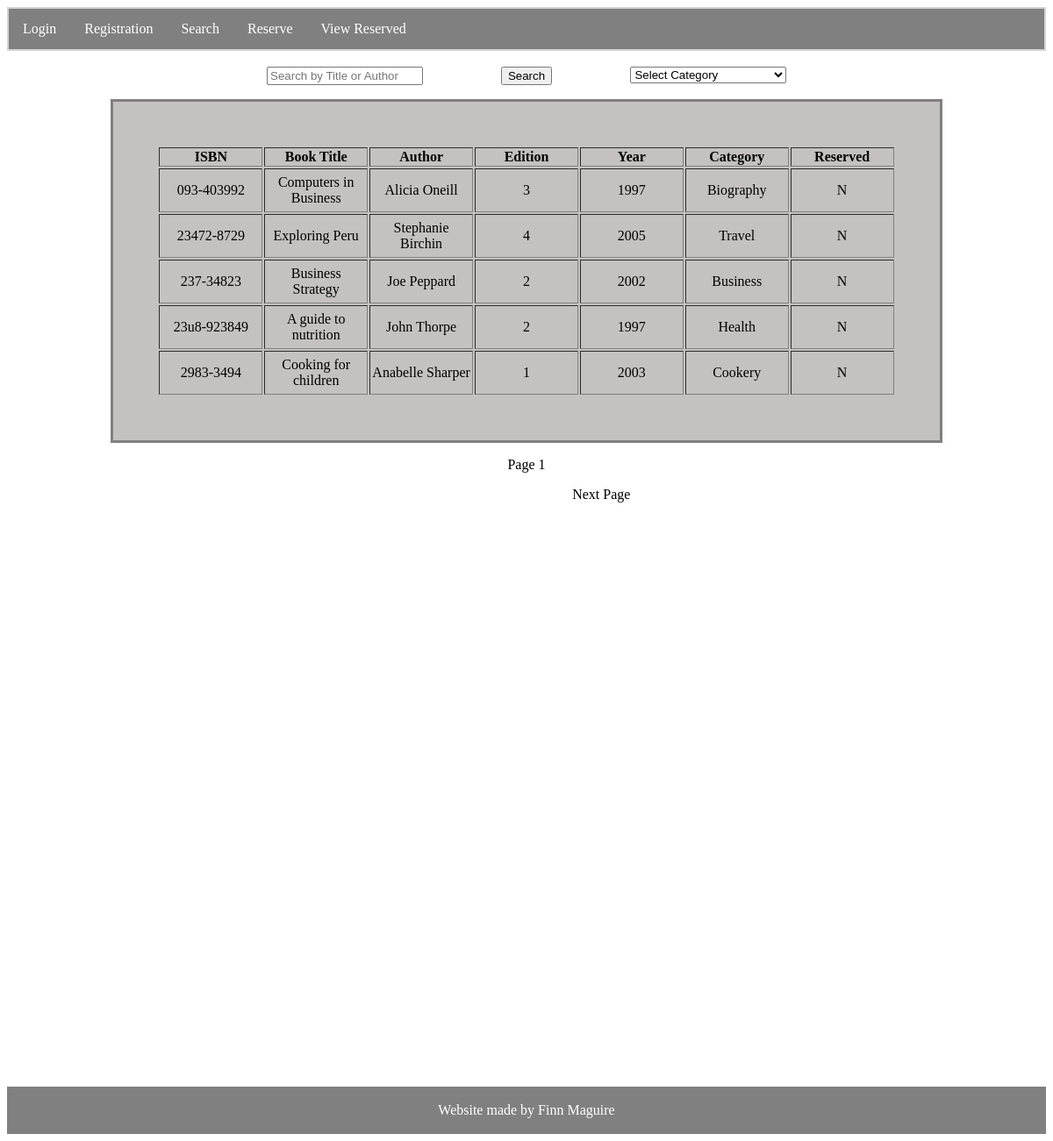
The page /search.php (signed in) on the database its author committed.
### tables this page shows
CREATE TABLE `books` (
  `ISBN` varchar(20) NOT NULL,
  `BookTitle` varchar(30) NOT NULL,
  `Author` varchar(30) NOT NULL,
  `Edition` int(2) NOT NULL,
  `Year` int(4) NOT NULL,
  `Category` varchar(3) NOT NULL,
  `Reserved` varchar(1) NOT NULL
);

CREATE TABLE `categories` (
  `CategoryID` varchar(3) NOT NULL,
  `CategoryName` varchar(20) NOT NULL
);

### search.php (the view, shortened to what this page needs)
<html>
    <head>
        <link rel = "stylesheet" type = "text/css" href = "site.css">
    </head>
    <body>
        <nav>
            <ul>
                <li> <a href = "login.php" > Login </a> </li>
                <li> <a href = "registration.php" > Registration </a> </li>
                <li> <a href = "search.php?pagenum=1" > Search </a> </li>
                <li> <a href = "reserve.php" > Reserve </a> </li>
                <li> <a href = "viewreserved.php" > View Reserved </a> </li>
            </ul>
        </nav>
    <br>
    <form method = "GET">
        <input type = "text" name = "Search" placeholder = "Search by Title or Author" id = "SearchBox" />
        <?php
            include "db.php";
            getCategory($conn);
        ?>
        <input type = "submit" value = "Search" id = 'SearchSubmit'/>
    </form>
<?php
if (isset($_GET['pagenum']) && $_GET['pagenum']!= "")
{
    $pageNum = $_GET['pagenum'];
}
else
{
    $pageNum = 1;
}
$displayPage = 5;
$newPage = ($pageNum - 1) * $displayPage;
$Search = isset($_GET['Search']) ? $_GET['Search'] : "";
$Category = isset($_GET['Categories']) ? $_GET['Categories'] : "";
$Search = Validation($Search);
if (strlen($Search) > 1 || $Category == "" || $Category == "No Value" )
{
    if (isset($_GET['Search']) == NULL)
    {
        $Search = "";
    }
    else
    {
        $Search = ($_GET['Search']);
    }
    $condition = "Search";
    $selCategory = "";
    $totalPages = Pagination($conn, $displayPage, $condition, $selCategory, $Search);
    $sql = "SELECT * FROM books WHERE BookTitle LIKE '%$Search%' OR Author LIKE '%$Search%' LIMIT $newPage, $displayPage";
    $result = $conn->query($sql);
}
elseif (isset($_GET['Categories']))
{
    $selCategory = $_GET['Categories'];
    $condition = "Category";
    $totalPages = Pagination($conn, $displayPage, $condition, $selCategory, $Search);
    $sql = "SELECT * FROM books WHERE Category = '$selCategory' LIMIT $newPage, $displayPage";
    $result = $conn->query($sql);
}
if (isset($result))
{
    if ($result != false && $result-> num_rows > 0)
    {
        echo "<table class = 'table' border='1'>";
        echo "<tr><th>ISBN</th>
            <th>Book Title</th>
            <th>Author</th>
            <th>Edition</th>
            <th>Year</th>
            <th>Category</th>
            <th>Reserved</th>";
        while ($row = $result->fetch_assoc())
        {
            echo "<tr class = 'table'><td>";
            echo $row["ISBN"];
            echo "</td><td>";
            echo $row["BookTitle"];
            echo "</td><td>";
            echo $row["Author"];
            echo "</td><td>";
            echo $row["Edition"];
            echo "</td><td>";
            echo $row["Year"];
            echo "</td><td>";
            $CategoryList = "SELECT CategoryName FROM Categories WHERE CategoryID = '$row[Category]'";
            $result1 = $conn->query($CategoryList);
            $row1 = $result1->fetch_assoc();
            echo $row1["CategoryName"];
            echo "</td><td>";
            echo $row["Reserved"];
            echo "</tr>";
        }
        echo "</table>";
        displayPagination($pageNum, $totalPages);
    }
    else
    {
        echo "<p class = 'message'>0 Results found </p>";
    }
}
function getCategory($conn)
{
    echo " <select name = 'Categories' id = 'CategoryLabel'>";
    echo "<option value='No Value'> Select Category </option>";
}
function Pagination($conn, $displayPage, $condition, $selCategory, $Search)
{
    if($condition == "Category")
    {
        $sql = "SELECT COUNT(*) As totalRows FROM books WHERE Category = '$selCategory'";
    }
    elseif ($condition == "Search")
    {
        $sql = "SELECT COUNT(*) As totalRows FROM books WHERE BookTitle LIKE '%$Search%' OR Author LIKE '%$Search%' ";
    }
    $result = $conn->query($sql);
    $totalRows = $result->fetch_assoc();
    $totalRows = $totalRows['totalRows'];
    $totalPages = ceil ($totalRows / $displayPage);
    return $totalPages;
}
function displayPagination($pageNum, $totalPages)
{
    $next = $pageNum + 1;
    echo "<p id = 'pageNum'>Page $pageNum</p>";
    if ($pageNum != $totalPages)
    {
        echo "<a class = 'next' href = '?". http_build_query($_GET) ."&pagenum=$next'>Next Page</a>";
    }
}
function validation($input)
{
    $input = trim($input);
    $input = htmlspecialchars($input);
    $input = htmlentities($input);
    $input = stripslashes($input);
    return $input;
}
?>
<footer>
  <p>Website made by Finn Maguire</p>
</footer>
</body>
</html>

### site.css (style rules this page uses)
.table { table-layout: fixed; border: grey solid; width: 80%; height: 50px; text-align: center; margin: auto; background:rgb(197, 193, 193); padding:50px; }
nav { text-align: center; border: 2px lightgrey solid; }
ul { list-style-type: none; margin: 0; padding: 0; overflow: hidden; background-color: grey; }
li { float: left; }
li a { display: block; color: white; text-align: center; padding: 14px 16px; text-decoration: none; }
footer { margin-top: 700px; text-align: center; padding: 2px; background-color: grey; color: white; }
#SearchBox { width: 15%; float:left; margin-left: 25%; }
#CategoryLabel { width: 15%; float:right; margin-right: 25%; }
#SearchSubmit { display: block; color: black; text-align: center; text-decoration: none; margin:auto; }
.next { display: block; float:right; padding-right: 40%; color: black; text-align: center; text-decoration: none; margin:auto; }
#pageNum { text-align: center; }

### rows shown on the page
books: ISBN "093-403992", BookTitle "Computers in Business", Author "Alicia Oneill", Edition "3", Year "1997", Category.CategoryName "Biography", Reserved "N"
books: ISBN "23472-8729", BookTitle "Exploring Peru", Author "Stephanie Birchin", Edition "4", Year "2005", Category.CategoryName "Travel", Reserved "N"
books: ISBN "237-34823", BookTitle "Business Strategy", Author "Joe Peppard", Edition "2", Year "2002", Category.CategoryName "Business", Reserved "N"
books: ISBN "23u8-923849", BookTitle "A guide to nutrition", Author "John Thorpe", Edition "2", Year "1997", Category.CategoryName "Health", Reserved "N"
books: ISBN "2983-3494", BookTitle "Cooking for children", Author "Anabelle Sharper", Edition "1", Year "2003", Category.CategoryName "Cookery", Reserved "N"

### other values the page prints
$pageNum "1"
